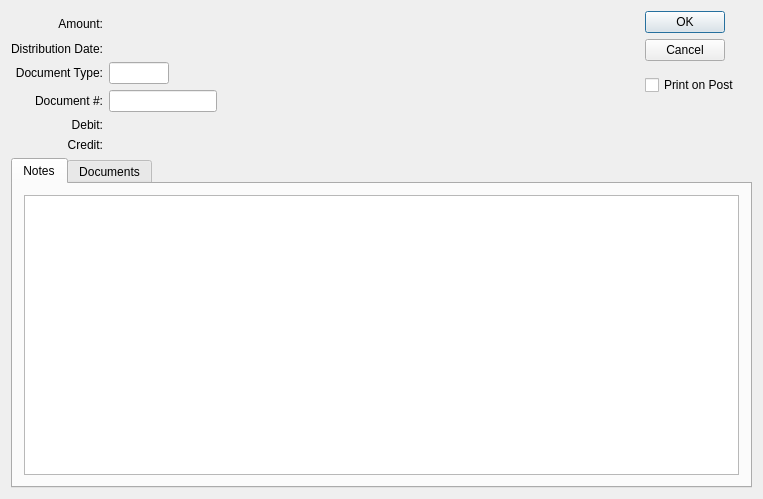
<?xml version="1.0" encoding="UTF-8"?>
<ui version="4.0">
 <comment>This file is part of the xTuple ERP: PostBooks Edition, a free and
open source Enterprise Resource Planning software suite,
Copyright (c) 1999-2019 by OpenMFG LLC, d/b/a xTuple.
It is licensed to you under the Common Public Attribution License
version 1.0, the full text of which (including xTuple-specific Exhibits)
is available at www.xtuple.com/CPAL.  By using this software, you agree
to be bound by its terms.</comment>
 <class>glTransaction</class>
 <widget class="QDialog" name="glTransaction">
  <property name="geometry">
   <rect>
    <x>0</x>
    <y>0</y>
    <width>763</width>
    <height>499</height>
   </rect>
  </property>
  <property name="windowTitle">
   <string>Simple G/L Journal Entry</string>
  </property>
  <layout class="QGridLayout" name="gridLayout">
   <item row="5" column="0" colspan="4">
    <widget class="QFrame" name="frame">
     <property name="sizePolicy">
      <sizepolicy hsizetype="Preferred" vsizetype="Expanding">
       <horstretch>0</horstretch>
       <verstretch>1</verstretch>
      </sizepolicy>
     </property>
     <property name="frameShape">
      <enum>QFrame::NoFrame</enum>
     </property>
     <property name="frameShadow">
      <enum>QFrame::Plain</enum>
     </property>
     <layout class="QVBoxLayout">
      <property name="spacing">
       <number>0</number>
      </property>
      <property name="leftMargin">
       <number>0</number>
      </property>
      <property name="topMargin">
       <number>0</number>
      </property>
      <property name="rightMargin">
       <number>0</number>
      </property>
      <property name="bottomMargin">
       <number>0</number>
      </property>
      <item>
       <widget class="QTabWidget" name="_tab">
        <property name="focusPolicy">
         <enum>Qt::NoFocus</enum>
        </property>
        <property name="currentIndex">
         <number>0</number>
        </property>
        <widget class="QWidget" name="notesTab">
         <attribute name="title">
          <string>Notes</string>
         </attribute>
         <layout class="QVBoxLayout" name="verticalLayout">
          <item>
           <widget class="XTextEdit" name="_notes">
            <property name="tabChangesFocus">
             <bool>true</bool>
            </property>
            <property name="spellEnable">
             <bool>true</bool>
            </property>
           </widget>
          </item>
         </layout>
        </widget>
        <widget class="QWidget" name="docsTab">
         <attribute name="title">
          <string>Documents</string>
         </attribute>
         <layout class="QVBoxLayout" name="verticalLayout_2">
          <item>
           <widget class="Documents" name="_documents"/>
          </item>
         </layout>
        </widget>
       </widget>
      </item>
     </layout>
    </widget>
   </item>
   <item row="0" column="0">
    <layout class="QGridLayout" name="gridLayout_2">
     <item row="3" column="0">
      <widget class="QLabel" name="_docNumberLit">
       <property name="text">
        <string>Document #:</string>
       </property>
       <property name="alignment">
        <set>Qt::AlignRight|Qt::AlignTrailing|Qt::AlignVCenter</set>
       </property>
      </widget>
     </item>
     <item row="0" column="0">
      <widget class="QLabel" name="_amountLit">
       <property name="minimumSize">
        <size>
         <width>0</width>
         <height>25</height>
        </size>
       </property>
       <property name="text">
        <string>Amount:</string>
       </property>
       <property name="alignment">
        <set>Qt::AlignRight|Qt::AlignTrailing|Qt::AlignVCenter</set>
       </property>
      </widget>
     </item>
     <item row="2" column="0">
      <widget class="QLabel" name="_docTypeLit">
       <property name="text">
        <string>Document Type:</string>
       </property>
       <property name="alignment">
        <set>Qt::AlignRight|Qt::AlignTrailing|Qt::AlignVCenter</set>
       </property>
      </widget>
     </item>
     <item row="1" column="1">
      <layout class="QHBoxLayout">
       <item>
        <widget class="DLineEdit" name="_distDate"/>
       </item>
       <item>
        <spacer>
         <property name="orientation">
          <enum>Qt::Horizontal</enum>
         </property>
         <property name="sizeType">
          <enum>QSizePolicy::Expanding</enum>
         </property>
         <property name="sizeHint" stdset="0">
          <size>
           <width>300</width>
           <height>10</height>
          </size>
         </property>
        </spacer>
       </item>
      </layout>
     </item>
     <item row="1" column="0">
      <widget class="QLabel" name="_distDateLit">
       <property name="text">
        <string>Distribution Date:</string>
       </property>
       <property name="alignment">
        <set>Qt::AlignRight|Qt::AlignTrailing|Qt::AlignVCenter</set>
       </property>
      </widget>
     </item>
     <item row="0" column="1">
      <layout class="QHBoxLayout">
       <item>
        <widget class="CurrCluster" name="_amount"/>
       </item>
       <item>
        <spacer>
         <property name="orientation">
          <enum>Qt::Horizontal</enum>
         </property>
         <property name="sizeType">
          <enum>QSizePolicy::Expanding</enum>
         </property>
         <property name="sizeHint" stdset="0">
          <size>
           <width>20</width>
           <height>20</height>
          </size>
         </property>
        </spacer>
       </item>
      </layout>
     </item>
     <item row="4" column="0">
      <widget class="QLabel" name="_debitLit">
       <property name="text">
        <string>Debit:</string>
       </property>
       <property name="alignment">
        <set>Qt::AlignRight|Qt::AlignTrailing|Qt::AlignVCenter</set>
       </property>
      </widget>
     </item>
     <item row="5" column="0">
      <widget class="QLabel" name="_creditLit">
       <property name="text">
        <string>Credit:</string>
       </property>
       <property name="alignment">
        <set>Qt::AlignRight|Qt::AlignTrailing|Qt::AlignVCenter</set>
       </property>
      </widget>
     </item>
     <item row="2" column="1">
      <layout class="QHBoxLayout">
       <item>
        <widget class="XLineEdit" name="_docType">
         <property name="sizePolicy">
          <sizepolicy hsizetype="Preferred" vsizetype="Fixed">
           <horstretch>0</horstretch>
           <verstretch>0</verstretch>
          </sizepolicy>
         </property>
         <property name="maximumSize">
          <size>
           <width>60</width>
           <height>32767</height>
          </size>
         </property>
        </widget>
       </item>
       <item>
        <spacer>
         <property name="orientation">
          <enum>Qt::Horizontal</enum>
         </property>
         <property name="sizeType">
          <enum>QSizePolicy::Expanding</enum>
         </property>
         <property name="sizeHint" stdset="0">
          <size>
           <width>20</width>
           <height>20</height>
          </size>
         </property>
        </spacer>
       </item>
      </layout>
     </item>
     <item row="3" column="1">
      <layout class="QHBoxLayout">
       <property name="spacing">
        <number>0</number>
       </property>
       <item>
        <widget class="XLineEdit" name="_docNumber">
         <property name="sizePolicy">
          <sizepolicy hsizetype="Preferred" vsizetype="Fixed">
           <horstretch>0</horstretch>
           <verstretch>0</verstretch>
          </sizepolicy>
         </property>
         <property name="maximumSize">
          <size>
           <width>120</width>
           <height>32767</height>
          </size>
         </property>
        </widget>
       </item>
       <item>
        <spacer>
         <property name="orientation">
          <enum>Qt::Horizontal</enum>
         </property>
         <property name="sizeType">
          <enum>QSizePolicy::Expanding</enum>
         </property>
         <property name="sizeHint" stdset="0">
          <size>
           <width>20</width>
           <height>20</height>
          </size>
         </property>
        </spacer>
       </item>
      </layout>
     </item>
     <item row="4" column="1">
      <widget class="GLCluster" name="_debit">
       <property name="focusPolicy">
        <enum>Qt::StrongFocus</enum>
       </property>
      </widget>
     </item>
     <item row="5" column="1">
      <widget class="GLCluster" name="_credit">
       <property name="focusPolicy">
        <enum>Qt::StrongFocus</enum>
       </property>
      </widget>
     </item>
    </layout>
   </item>
   <item row="0" column="1">
    <layout class="QVBoxLayout" name="verticalLayout_3">
     <item>
      <widget class="QDialogButtonBox" name="_buttonBox">
       <property name="orientation">
        <enum>Qt::Vertical</enum>
       </property>
       <property name="standardButtons">
        <set>QDialogButtonBox::Cancel|QDialogButtonBox::Ok</set>
       </property>
      </widget>
     </item>
     <item>
      <widget class="XCheckBox" name="_print">
       <property name="text">
        <string>Print on Post</string>
       </property>
      </widget>
     </item>
     <item>
      <spacer name="verticalSpacer">
       <property name="orientation">
        <enum>Qt::Vertical</enum>
       </property>
       <property name="sizeHint" stdset="0">
        <size>
         <width>20</width>
         <height>40</height>
        </size>
       </property>
      </spacer>
     </item>
    </layout>
   </item>
  </layout>
 </widget>
 <layoutdefault spacing="6" margin="11"/>
 <customwidgets>
  <customwidget>
   <class>CurrCluster</class>
   <extends>CurrDisplay</extends>
   <header>currcluster.h</header>
   <container>1</container>
  </customwidget>
  <customwidget>
   <class>CurrDisplay</class>
   <extends>QWidget</extends>
   <header>currcluster.h</header>
  </customwidget>
  <customwidget>
   <class>DLineEdit</class>
   <extends>QWidget</extends>
   <header>datecluster.h</header>
   <container>1</container>
  </customwidget>
  <customwidget>
   <class>Documents</class>
   <extends>QWidget</extends>
   <header>documents.h</header>
  </customwidget>
  <customwidget>
   <class>GLCluster</class>
   <extends>QWidget</extends>
   <header>glcluster.h</header>
  </customwidget>
  <customwidget>
   <class>XCheckBox</class>
   <extends>QCheckBox</extends>
   <header>xcheckbox.h</header>
  </customwidget>
  <customwidget>
   <class>XLineEdit</class>
   <extends>QLineEdit</extends>
   <header>xlineedit.h</header>
   <container>1</container>
  </customwidget>
  <customwidget>
   <class>XTextEdit</class>
   <extends>QTextEdit</extends>
   <header>xtextedit.h</header>
  </customwidget>
 </customwidgets>
 <tabstops>
  <tabstop>_amount</tabstop>
  <tabstop>_distDate</tabstop>
  <tabstop>_docType</tabstop>
  <tabstop>_docNumber</tabstop>
  <tabstop>_debit</tabstop>
  <tabstop>_credit</tabstop>
  <tabstop>_print</tabstop>
  <tabstop>_notes</tabstop>
  <tabstop>_tab</tabstop>
 </tabstops>
 <resources/>
 <connections>
  <connection>
   <sender>_distDate</sender>
   <signal>newDate(QDate)</signal>
   <receiver>_amount</receiver>
   <slot>setEffective(QDate)</slot>
   <hints>
    <hint type="sourcelabel">
     <x>20</x>
     <y>20</y>
    </hint>
    <hint type="destinationlabel">
     <x>20</x>
     <y>20</y>
    </hint>
   </hints>
  </connection>
  <connection>
   <sender>_buttonBox</sender>
   <signal>rejected()</signal>
   <receiver>glTransaction</receiver>
   <slot>reject()</slot>
   <hints>
    <hint type="sourcelabel">
     <x>553</x>
     <y>45</y>
    </hint>
    <hint type="destinationlabel">
     <x>299</x>
     <y>199</y>
    </hint>
   </hints>
  </connection>
 </connections>
</ui>
